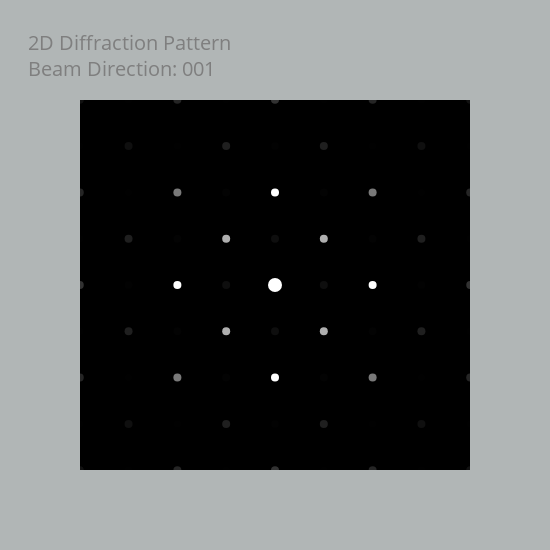

The notebook cell this image was saved under:
### Code cell
from pymatgen.analysis.diffraction.tem import TEMCalculator 
from mpl_toolkits.axes_grid1 import make_axes_locatable

structure = Structure.from_file("BaTiO3.cif")
tem = TEMCalculator(voltage = 200, beam_direction=(0, 0, 1))

fig = tem.get_plot_2d(structure)

fig.show()

### Figure 1 — Plotly figure (JSON) as saved in the notebook; plotly's stock layout.template omitted (floating-point values rounded to 4 significant figures; data arrays with more than 128 entries replaced by an {"elided": "..."} marker saying what was removed)
{"data": [{"hoverinfo": "text", "marker": {"cmax": 1, "cmin": 0, "color": {"elided": "483 float values"}, "colorscale": [[0, "black"], [1, "white"]], "size": 8}, "mode": "markers", "showlegend": false, "text": {"elided": "483 str values"}, "type": "scatter", "x": {"elided": "483 float values"}, "y": {"elided": "483 float values"}}, {"hoverinfo": "text", "marker": {"cmax": 1, "cmin": 0, "color": "white", "size": 14}, "mode": "markers", "showlegend": false, "text": "(0, 0, 0): Direct beam", "type": "scatter", "x": [0], "y": [0]}], "layout": {"font": {"color": "#7f7f7f", "size": 14}, "height": 550, "hovermode": "closest", "paper_bgcolor": "rgba(100,110,110,0.5)", "plot_bgcolor": "black", "title": {"text": "2D Diffraction Pattern<br>Beam Direction: 001"}, "width": 550, "xaxis": {"range": [-4, 4], "showgrid": false, "showline": false, "showticklabels": false, "ticks": "", "zeroline": false}, "yaxis": {"range": [-4, 4], "showgrid": false, "showline": false, "showticklabels": false, "ticks": "", "zeroline": false}}}
